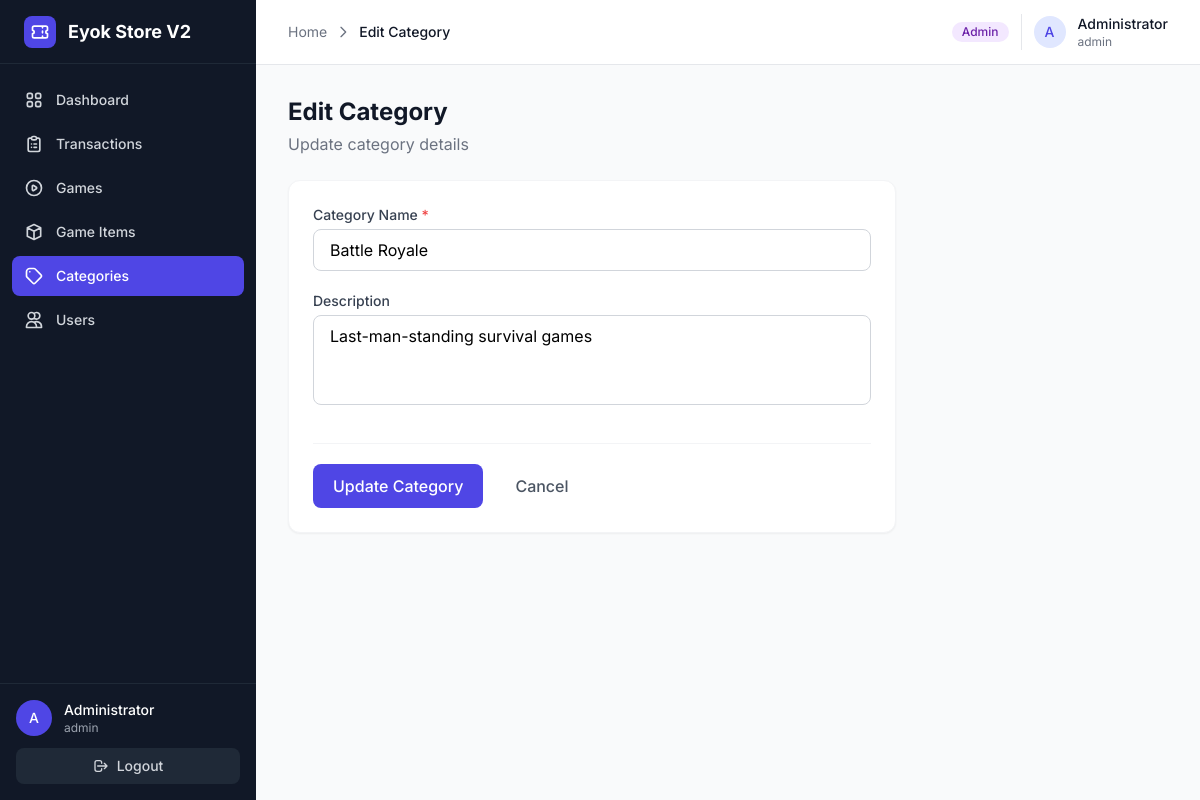
/modules/categories/edit.php?id=2 (signed in), run on the app's committed database.
### tables this page shows
CREATE TABLE `categories` (
  `id` int(11) NOT NULL,
  `name` varchar(100) NOT NULL,
  `description` text DEFAULT NULL,
  `created_at` timestamp NOT NULL DEFAULT current_timestamp()
);

### modules/categories/edit.php (the view, shortened to what this page needs)
<?php
$db = getDBConnection();
$id = intval($_GET['id'] ?? 0);
$stmt = $db->prepare("SELECT * FROM categories WHERE id = :id");
$stmt->execute([':id' => $id]);
$category = $stmt->fetch();
$errors = [];
require_once '../../includes/header.php';
require_once '../../includes/sidebar.php';
?>
<main class="lg:ml-64 pt-16 min-h-screen">
    <div class="p-4 lg:p-8 max-w-2xl">
        <div class="mb-6">
            <h1 class="text-2xl font-bold text-gray-900">Edit Category</h1>
            <p class="text-gray-500 mt-1">Update category details</p>
        </div>
        <div class="bg-white rounded-xl shadow-sm border border-gray-100 p-6">
            <form method="POST" action="">
                <div class="space-y-5">
                    <div>
                        <label for="name" class="block text-sm font-medium text-gray-700 mb-1">Category Name <span class="text-red-500">*</span></label>
                        <input type="text" id="name" name="name" value="<?php echo htmlspecialchars($_POST['name'] ?? $category['name']); ?>" maxlength="100"
                            class="w-full px-4 py-2 border <?php echo isset($errors['name']) ? 'border-red-500' : 'border-gray-300'; ?> rounded-lg focus:ring-2 focus:ring-indigo-500 focus:border-indigo-500 outline-none"
                            placeholder="e.g. MOBA">
                    </div>
                    <div>
                        <label for="description" class="block text-sm font-medium text-gray-700 mb-1">Description</label>
                        <textarea id="description" name="description" rows="3" maxlength="500"
                            class="w-full px-4 py-2 border border-gray-300 rounded-lg focus:ring-2 focus:ring-indigo-500 focus:border-indigo-500 outline-none resize-none"
                            placeholder="Optional description for this category"><?php echo htmlspecialchars($_POST['description'] ?? ($category['description'] ?? '')); ?></textarea>
                    </div>
                </div>
                <div class="flex items-center gap-3 mt-8 pt-5 border-t border-gray-100">
                    <button type="submit" class="px-5 py-2.5 bg-indigo-600 text-white font-medium rounded-lg hover:bg-indigo-700 transition-colors">Update Category</button>
                    <a href="index.php" class="px-5 py-2.5 text-gray-600 font-medium hover:text-gray-800">Cancel</a>
                </div>
            </form>
        </div>
    </div>
</main>
<?php require_once '../../includes/footer.php'; ?>

### includes/header.php (style rules this page uses)
body { font-family: 'Inter', sans-serif; }

### data on the page
categories: name "Battle Royale", description "Last-man-standing survival games"

### other printed values
$pageTitle "Edit Category"
$_SESSION['role'] "Admin"
substr($_SESSION['full_name'] ?? 'U', 0, 1) "A"
$_SESSION['full_name'] "Administrator"
$_SESSION['username'] "admin"
$item['name'] "Dashboard"
$item['name'] "Transactions"
$item['name'] "Games"
$item['name'] "Game Items"
$item['name'] "Categories"
$item['name'] "Users"
